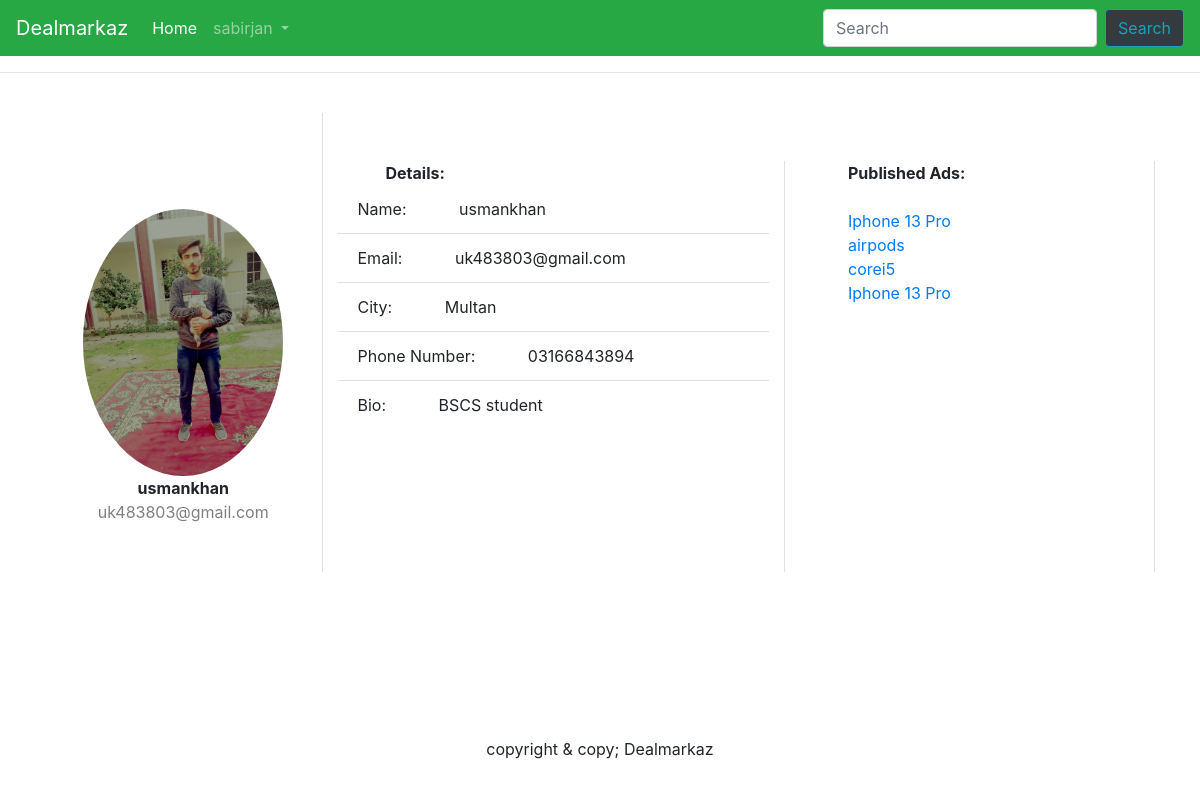
Screenshot of /products/userdetail/7/ (signed in) with the database file from the repository.
### Products/models.py (models this page shows, shortened)
class Profile(models.Model):
    user=models.OneToOneField(User,on_delete=models.CASCADE,null=True)
    bio= models.TextField(null=True, blank=True)
    image= models.ImageField(null=True, blank=True)
    phone_number=models.CharField(max_length=200, null=True, blank=True)
    city = models.CharField(max_length=200, null=True, blank=True)
    @property
    def imageURL(self):
        try:
            url = self.image.url
        except:
            url = ''
        return url

class Product(models.Model):
    owner= models.ForeignKey(User,on_delete=models.CASCADE,null=True)
    name = models.CharField(max_length=200, null=True, blank=True)
    description = models.TextField(null=True, blank=True)
    brand =models.ForeignKey('Brand',on_delete=models.SET_NULL,null=True,blank=True)
    condition = models.CharField(max_length=200, null=True, blank=True,choices=Condition_type)
    category =models.ForeignKey('Category',on_delete=models.SET_NULL,null=True,blank=True)
    price = models.DecimalField(max_digits=20,decimal_places=0, null=True, blank=True)
    likes=models.ManyToManyField(User,related_name='ad_likes',blank=True)
    createdAt = models.DateTimeField(default=timezone.now)
    image = models.ImageField(null=True, blank=True)
    slug=models.SlugField(null=True, blank=True)

### Products/views.py (the view)
# urls.py: path('userdetail/<int:pk>/',views.user_detail, name='userdetail'),
def user_detail(request,pk):
  if request.user.is_authenticated:
      user = User.objects.get(id=pk)
      products=Product.objects.filter(owner=user)
      return render(request, 'Products/userdetails.html', {'user': user,'products':products})
  else:
      return HttpResponseRedirect('/products/accounts/login/')

### Products/templates/Products/userdetails.html (shortened to what this page needs)
{% extends 'Products/Main.html' %}
{% load static %}
{% block content %}
<div class="container rounded bg-white mb-5">
    <div class="row">
        <div class="col-md-3 border-right">
            <div class="d-flex flex-column align-items-center text-center p-3 py-5">
                {% if user.profile.image  %}
                <img class="rounded-circle mt-5" width="200" src="{{user.profile.imageURL}}">
                {% else %}
                <img class="rounded-circle mt-5" width="200" src="{% static 'images/profile.png'%}">
                {% endif %}
                <span class="font-weight-bold">{{user}}</span><span class="text-black-50">{{user.email}}</span>
            </div>
        </div>
     <div class="col-md-5 border-right mt-5">
       <b class="ml-5">Details:</b>
             <ul class="list-group list-group-flush">
                 <li class="list-group-item">Name:   <span class="pl-5">{{user}}</span> </li>
                <li class="list-group-item">Email:   <span class="pl-5">{{user.email}}</span> </li>
              <li class="list-group-item">City:    <span class="pl-5">{{user.profile.city}}</span></li>
              <li class="list-group-item">Phone Number: <span class="pl-5">{{user.profile.phone_number}}</span></li>
             <li class="list-group-item">Bio:   <span class="pl-5">{{user.profile.bio}}</span> </li>
             </ul>
     </div>
          <div class="col-md-4 border-right mt-5">
                   {% if products %}
              <b class="ml-5">Published Ads:</b><br><br>
              {% for product in products %}
              <a class="ml-5" href="{% url 'product_detail' product.id %}">{{product.name}}</a><br>
              {% endfor %}
              {% endif %}
          </div>
    </div>
</div>
{% endblock content%}

### Products/templates/Products/Main.html (shortened to what this page needs)
<!DOCTYPE html>
{% load static %}
<html>
<head>
	<link rel="stylesheet" type="text/css" href="{% static 'CSS/main.css' %}">
     <link rel="stylesheet" href="https://cdnjs.cloudflare.com/ajax/libs/font-awesome/5.15.3/css/all.min.css" />
   <link rel="stylesheet" href="https://stackpath.bootstrapcdn.com/bootstrap/4.5.0/css/bootstrap.min.css">
</head>
<body>
<nav class="navbar navbar-expand-lg navbar-dark bg-success">
  <a class="navbar-brand" href="/products">Dealmarkaz</a>
  <div class="collapse navbar-collapse" id="navbarSupportedContent">
    <ul class="navbar-nav mr-auto">
        <li class="nav-item">
             <a class="nav-link active" aria-current="page" href="/products">Home</a>
           </li>
        {% if request.user.is_authenticated %}
      <li class="nav-item dropdown">
        <a class="nav-link dropdown-toggle" href="#" id="navbarDropdown" role="button" data-toggle="dropdown" aria-haspopup="true" aria-expanded="false">
          {{request.user}}
        </a>
      </li>
        {% endif %}
    </ul>
    <form class="form-inline my-2 my-lg-0" action="{% url 'product_list' %}" method="GET">
      <input class="form-control mr-sm-2" type="text" name="q" placeholder="Search" aria-label="Search">
      <button class="btn btn-outline-info bg-dark my-2 my-sm-0" type="submit">Search</button>
    </form>
  </div>
</nav>
<hr>
        <main>
        <div class="container">
            <br>
            {% block content %}
            {% endblock content %}
         </div>
        </main>
         <div class="container">
             <div class="col text-center py-2">copyright & copy; Dealmarkaz</div>
         </div>
</body>
</html>

### static/CSS/main.css (style rules this page uses)
main { min-height: 80vh; }

### rows the page displays
Product: name "Iphone 13 Pro"
Product: name "airpods"
Product: name "corei5"
Product: name "Iphone 13 Pro"

### other values shown
{{ request.user }} "sabirjan"
{{ user }} "usmankhan"
{{ user.email }} "uk483803@gmail.com"
{{ user.profile.city }} "Multan"
{{ user.profile.phone_number }} "03166843894"
{{ user.profile.bio }} "BSCS student"
